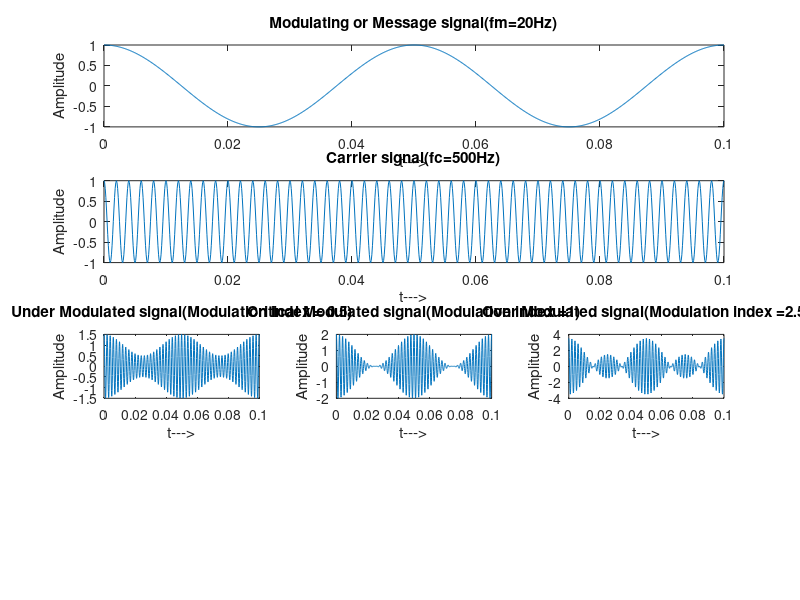

Write MATLAB code to recreate this figure.
% Amplitude Modulation
clc
fm=20; %sets the frequency of the message signal to 20 Hz.
Am=1; %sets the amplitude of the message signal to 1.
t=[ 0: 0.0001: 0.1] ; %creates a time vector from 0 to 0.1 seconds with
%a time step of 0.0001 seconds.
m=Am*cos(2*pi*fm*t);  % generates the message signal, which is a cosine wave with a frequency
%of 20 Hz and an amplitude of 1.
subplot(4,3,1:3); %creates a subplot with 4 rows and 3 columns and sets the current 
%plot to the first 3 subplots.
plot(t,m);title('Modulating or Message signal(fm=20Hz)');
%plots the message signal on the first subplot.
xlabel('t--->'); ylabel('Amplitude');
Ac=1; % sets the amplitude of the carrier signal to 1.
fc=500; %sets the frequency of the carrier 
%signal to 500 Hz.
c=Ac*cos(2*pi*fc*t); %generates the carrier signal, which is a cosine wave
%with a frequency of 500 Hz and an amplitude of 1.
subplot(4,3,4:6); %sets the current plot to the next
%3 subplots.
plot(t,c);title('Carrier signal(fc=500Hz)'); %plots the carrier 
%signal on the fourth subplot.
xlabel('t--->'); ylabel('Amplitude');
k= Am / Ac; %calculates the modulation index.
u = 0.5 * k; % sets the modulation index to 0.5.
s1=Ac*(1+u*cos(2*pi*fm*t)).*cos(2*pi*fc*t); %generates the under-modulated
%signal using the modulation index of 0.5.
subplot(4,3,7); %sets the current plot to
%the seventh subplot.
plot(t,s1);title('Under Modulated signal(Modulation index = 0.5)');
%plots the under-modulated signal on the seventh subplot.
xlabel('t--->'); ylabel('Amplitude');
u = 1 * k; %sets the modulation index to 1.
s2=Ac*(1+u*cos(2*pi*fm*t)).*cos(2*pi*fc*t);
%generates the critically modulated signal using the modulation
%index of 1.
subplot(4,3,8); %sets the current plot
%to the eighth subplot.
plot(t,s2);title('Critical Modulated signal(Modulation index =1)');
%plots the critically modulated signal on
%the eighth subplot.
xlabel('t--->'); ylabel('Amplitude');
u = 2.5 * k; %sets the modulation index to 2.5.
s3=Ac*(1+u*cos(2*pi*fm*t)).*cos(2*pi*fc*t);
% generates the over-modulated signal using the modulation 
%index of 2.5.
subplot(4,3,9); %sets the current plot 
%to the ninth subplot.
plot(t,s3);title('Over Modulated signal(Modulation index =2.5)');
% plots the over-modulated signal on the ninth subplot.
xlabel('t--->'); ylabel('Amplitude');